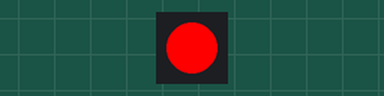
Recording of a sketch running on a simulated Arduino Uno, built with avr-gcc and run on an emulated ATmega328P. Parts: 1 RGB LEDs in strip order, left to right.

Above: at 0.1 s.
At 2.1 s:
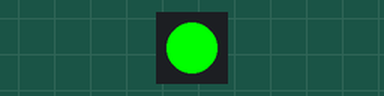
At 6.1 s:
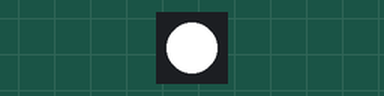
At 28.8 s:
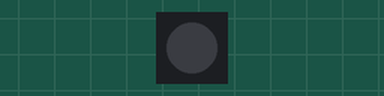
Timing chart, 0 to 40.0 s (numbered marks = the images above):
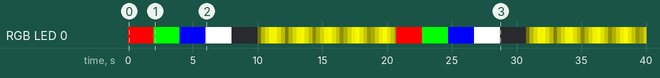

Measured:
- by itself, RGB LED 0: off → RGB(255, 0, 0) at 0.00 s, → RGB(0, 255, 0) 2.0 s later, → RGB(0, 0, 255) 2.0 s later, → RGB(255, 255, 255) 2.0 s later, … (77 changes in this stretch)

The sketch:

CandleWorkshop2.ino
```cpp
// This turns the animations into functions

#include <Adafruit_NeoPixel.h>
#define PIN 0

Adafruit_NeoPixel strip = Adafruit_NeoPixel(1, PIN, NEO_GRB + NEO_KHZ800);

void setup() {
  strip.begin();
  strip.show();
}

void loop() {
  colorStep(2000); //This calls the colorStep animation, and sends the variable 2000 for delay time
  fader(); //This calls the fader animation
  fadeRepeater(4); //This tells fadeRepeater to happen 4 times
}

void colorStep(int pause) {
  strip.setPixelColor(0, 255, 0, 0);
  strip.show();
  delay(pause);
  strip.setPixelColor(0, 0, 255, 0);
  strip.show();
  delay(pause);
  strip.setPixelColor(0, 0, 0, 255);
  strip.show();
  delay(pause);
  strip.setPixelColor(0, 255, 255, 255);
  strip.show();
  delay(pause);
  strip.setPixelColor(0, 0, 0, 0);
  strip.show();
  delay(pause);
}

void fader() {
  for (int i = 0; i < 255; i++) {
    strip.setPixelColor(0, i, i, 0);
    strip.show();
    delay(4);
  }
  for (int i = 255; i > 0; i--) {
    strip.setPixelColor(0, i, i, 0);
    strip.show();
    delay(4);
  }
}

void fadeRepeater (int reps) {
  for (int i = 0; i < reps; i++) {
    fader();
  }
}
```
